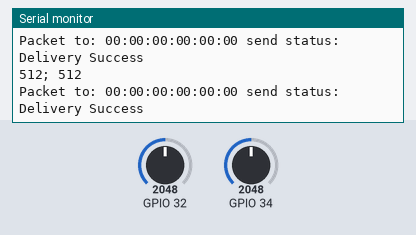
The sketch below on a simulated ESP32. Shown: the last lines printed to the serial monitor. The inputs (shaded band) are chosen by the test bench; at power-on: GPIO 32 = 2048, GPIO 34 = 2048 (analog values on the 0–4095 scale).

Above: at 2.2 s.
2.3 s: GPIO 32 set to 2866
At 2.31 s:
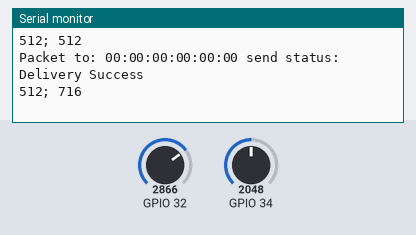
3.8 s: GPIO 34 set to 2866
At 3.82 s:
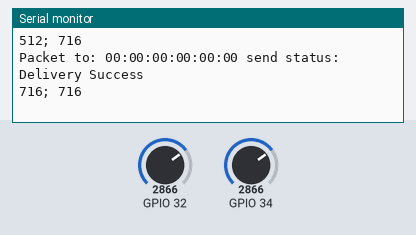
5.3 s: GPIO 32 set to 3603
At 5.33 s:
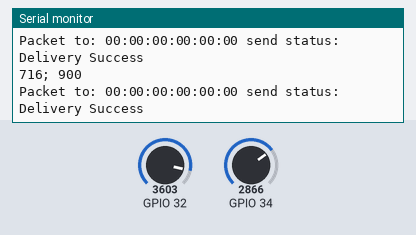
6.8 s: GPIO 34 set to 3603
At 6.84 s:
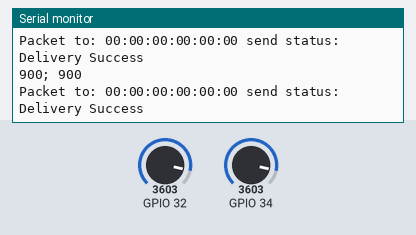
Timing chart, 0 to 9.3 s (numbered marks = the images above; inputs shaded):
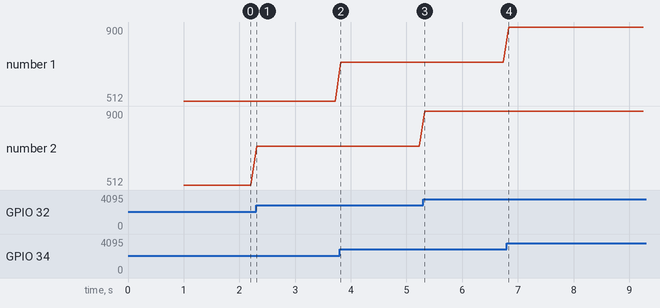

The sketch:

minibot_joystick.ino
```cpp
#include <esp_now.h>
#include <WiFi.h>

// j1: X <-> pin 32; G <-> GND; V <-> 3.3V
// j2: X <-> pin 34; G <-> GND; V <-> 3.3V


// esp-now
// FC:B4:67:F1:C2:08
uint8_t broadcastAddress1[] = {0xCC, 0xDB, 0xA7, 0x2D, 0xD4, 0x8C};

typedef struct data_struct {
  int jx;
  int jy;
} data_struct;

data_struct data;
esp_now_peer_info_t peerInfo;

void OnDataSent(const uint8_t *mac_addr, esp_now_send_status_t status) {
  char macStr[18];
  Serial.print("Packet to: ");
  snprintf(macStr, sizeof(macStr), "%02x:%02x:%02x:%02x:%02x:%02x",
           mac_addr[0], mac_addr[1], mac_addr[2], mac_addr[3], mac_addr[4], mac_addr[5]);
  Serial.print(macStr);
  Serial.print(" send status:\t");
  Serial.println(status == ESP_NOW_SEND_SUCCESS ? "Delivery Success" : "Delivery Fail");
}

void setup() {
  Serial.begin(115200);
  analogReadResolution(10);
  WiFi.mode(WIFI_STA);

  if (esp_now_init() != ESP_OK) {
    Serial.println("Error initializing ESP-NOW");
    return;
  }

  esp_now_register_send_cb(OnDataSent);

  peerInfo.channel = 0;
  peerInfo.encrypt = false;

  memcpy(peerInfo.peer_addr, broadcastAddress1, 6);
  if (esp_now_add_peer(&peerInfo) != ESP_OK){
    Serial.println("Failed to add peer");
    return;
  }
  delay(1000);
}

void loop() {
  data.jx = analogRead(34);
  data.jy = analogRead(32);
  Serial.println(String(data.jx) + "; " + String(data.jy));

  esp_err_t result = esp_now_send(0, (uint8_t *) &data, sizeof(data));
  delay(100);
}
```

Measured:
- after the input at 2.3 s, the serial monitor: prints a new line at once (image 1)
- after the input at 3.8 s, the serial monitor: prints a new line at once (image 2)
- after the input at 5.3 s, the serial monitor: prints a new line at once (image 3)
- after the input at 6.8 s, the serial monitor: prints a new line at once (image 4)
- plotted number 2: 512 → 716 after the input at 2.3 s, 716 → 900 after the input at 5.3 s
